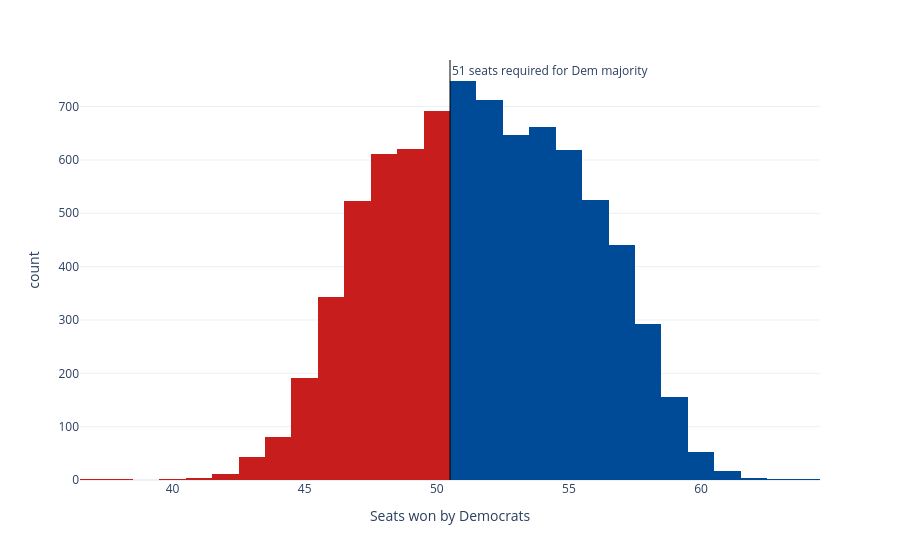

Notebook code for this chart:
### Code cell
sims_hist = px.histogram(seat_sims, x='seats', nbins=np.unique(seat_sims['seats']).shape[0]*2, color='winner',
                         color_discrete_map={'Democrats': '#004b97', 'Republicans': '#c71e1d'},
                         labels={'seats':'Seats won by Democrats', 'winner': 'Winner'}, template='plotly_white')
sims_hist.update_traces(showlegend=False)
sims_hist.add_vline(x=50.5, line_width=1, line_color='black', annotation_text='51 seats required for Dem majority', 
                    annotation_position='top right')
sims_hist

### Figure 1 — Plotly figure (JSON) as saved in the notebook; plotly's stock layout.template omitted (floating-point values rounded to 4 significant figures; data arrays with more than 128 entries replaced by an {"elided": "..."} marker saying what was removed)
{"data": [{"bingroup": "x", "hovertemplate": "Winner=Democrats<br>Seats won by Democrats=%{x}<br>count=%{y}<extra></extra>", "legendgroup": "Democrats", "marker": {"color": "#004b97", "pattern": {"shape": ""}}, "name": "Democrats", "nbinsx": 54, "orientation": "v", "showlegend": false, "type": "histogram", "x": {"elided": "4876 int values"}, "xaxis": "x", "yaxis": "y"}, {"bingroup": "x", "hovertemplate": "Winner=Republicans<br>Seats won by Democrats=%{x}<br>count=%{y}<extra></extra>", "legendgroup": "Republicans", "marker": {"color": "#c71e1d", "pattern": {"shape": ""}}, "name": "Republicans", "nbinsx": 54, "orientation": "v", "showlegend": false, "type": "histogram", "x": {"elided": "3124 int values"}, "xaxis": "x", "yaxis": "y"}], "layout": {"annotations": [{"showarrow": false, "text": "51 seats required for Dem majority", "x": 50.5, "xanchor": "left", "xref": "x", "y": 1, "yanchor": "top", "yref": "y domain"}], "barmode": "relative", "legend": {"title": {"text": "Winner"}, "tracegroupgap": 0}, "margin": {"t": 60}, "shapes": [{"line": {"color": "black", "width": 1}, "type": "line", "x0": 50.5, "x1": 50.5, "xref": "x", "y0": 0, "y1": 1, "yref": "y domain"}], "xaxis": {"anchor": "y", "domain": [0, 1], "title": {"text": "Seats won by Democrats"}}, "yaxis": {"anchor": "x", "domain": [0, 1], "title": {"text": "count"}}}}
